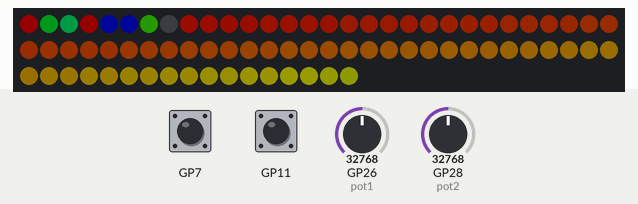
Recording of a program running on a simulated Raspberry Pi Pico running CircuitPython. On the bench: 77 RGB LEDs in strip order, left to right, continuing on the next row. The test bench sets the inputs (shaded band); at power-on: GP7 LOW, GP11 LOW, GP26 (pot1) = 32768, GP28 (pot2) = 32768 (analog values on the 0–65535 scale). Dim RGB values are drawn brighter than linear; what the program prints to the serial console is not drawn.

Above: at 3.0 s.
3.1 s: GP7 pulled HIGH for 0.15 s
3.8 s: GP7 pulled HIGH for 1 s
5.4 s: GP11 pulled HIGH for 3.2 s
At 7.24 s:
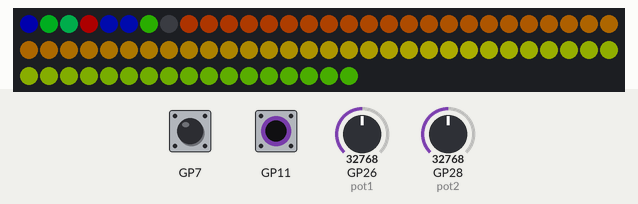
9.2 s: GP7 pulled HIGH for 0.15 s
9.9 s: GP11 pulled HIGH for 0.15 s
At 10.4 s:
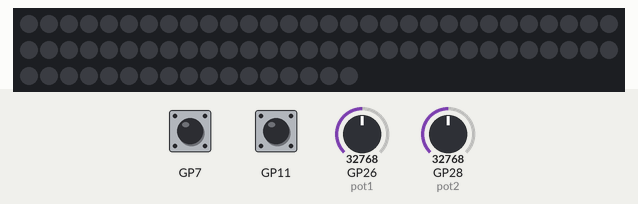
11.5 s: GP11 pulled HIGH for 0.15 s
At 12.91 s:
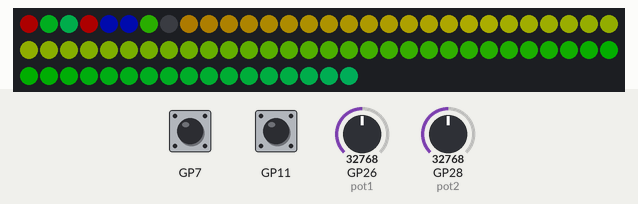
Timing chart, 0 to 13.2 s (numbered marks = the images above; inputs shaded):
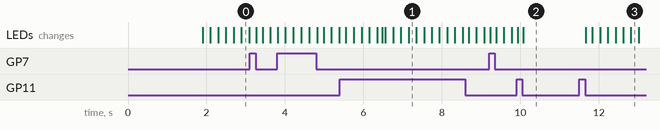

The program:

code.py
```python
"""
# Aegean_sea

> A colorful odyssey through the rainbow.

Configuration is made with the global variables:

SPEED
NUM_COLORS
COLOR_DELTA
HUE_LOWER
HUE_UPPER
BRIGHTNESS
SATURATION

Because the LEDs response is not linear, the HUE is resampled with
a sigmoid curve bounded at (0, 0) and (1, 1) to bias the colors.
The parameter `a` shifts the curve towards red or blue. The paarameter
`b` indicates the growth of the curve.
Some examples:
a = 0.5; b = 1  # Linear
a = 3  ; b = 4  # Biased toward red
a = 1  ; b = 4  # Biased toward blue
"""
import board
import math
import time
import analogio
import digitalio
from nprainbow import NeoPixelRainbow


# NEOPIXEL CONSTANTS
PIXEL_PIN = board.GP18  # Neopixel pin
NUM_PIXELS = 77  # Number of NeoPixels
MAX_CURRENT = 2.5  # Power source max current
LED_MAX_CURRENT = 0.02  # 20 mA LED max current

# NEOPIXEL INITIAL CONFIGURATION
SPEED = 0.1  # Transition speed
NUM_COLORS = 256  # Number of colors in the table
COLOR_DELTA = 0.3  # Hue delta (begining of the strip <=> end of the strip)
HUE_LOWER = 0.0  # Hue offset initial color
HUE_UPPER = 1.0  # Hue offset final color
BRIGHTNESS = 0.2  # Initial brightness
SATURATION = 1.0  # Initial saturation

# CONFIGURATION RANGES
SPEED_RANGE = (-64, 64)
COLOR_DELTA_RANGE = (-20, 20)
UNIT_RANGE = (0, 1.0)
MAX_BRIGHTNESS = MAX_CURRENT / NUM_PIXELS / LED_MAX_CURRENT
MAX_BRIGHTNESS = 1 if MAX_BRIGHTNESS > 1 else MAX_BRIGHTNESS
MAX_BRIGHTNESS = 0.01 if MAX_BRIGHTNESS <= 0 else MAX_BRIGHTNESS
BRIGHTNESS_RANGE = (0, MAX_BRIGHTNESS)

# Super users only
SIGMOID_A = 3  # Hue bias parameter a
SIGMOID_B = 5  # Hue bias parameter b

# BUTTONS CONFIGURATION
BTN1_PIN = board.GP11  # Mode button
BTN2_PIN = board.GP7  # On/Off/Reset button
POT1_PIN = board.A0
POT2_PIN = board.A2

# Peripherals
class ClickButton:
    PRESSED = "PRESSED"
    RELEASED = "RELEASED"

    def __init__(
        self,
        pin,
        press_callback=lambda: None,
        release_callback=lambda: None,
        hold_callback=lambda: None,
        hold_callback_timeout=1,
    ):
        self.button = digitalio.DigitalInOut(pin)
        self.button.direction = digitalio.Direction.INPUT
        self.button.pull = digitalio.Pull.DOWN
        self.pin = pin
        self._value = self.button.value
        self._previous_value = self.button.value
        self.press_callback = press_callback
        self.release_callback = release_callback
        self.hold_callback = hold_callback
        self.hold_callback_timeout = hold_callback_timeout
        self.skip_release = False
        self.holding = False
        self.holding_tick = 0

    def update(self):
        self._previous_value = self._value
        self._value = self.button.value
        if self._previous_value != self._value:
            if self._value:
                self.press_callback()
                self.holding = True
                self.holding_tick = time.monotonic()
            else:
                if self.skip_release:
                    self.skip_release = False
                    return
                self.release_callback()
                self.holding = False
        else:
            if (
                self.holding
                and time.monotonic() - self.holding_tick > self.hold_callback_timeout
            ):
                self.hold_callback()
                self.holding = False
                self.skip_release = True


class Potentiometer:
    change_threshold = 300
    _min_value = 2000
    _max_value = 63500
    window_size = 16

    def __init__(
        self,
        analog_in,
        initial_value,
        value_range,
        callback,
        profile="linear",
        name=None,
    ):
        self.analog_in = analog_in
        self.initial_value = initial_value
        self._delta = self._max_value - self._min_value
        self.min_value = value_range[0]
        self.max_value = value_range[1]
        self.delta = self.max_value - self.min_value
        self.callback = callback
        self.name = name
        self.profile = profile
        if self.profile == "linear":
            self._profile = lambda x: x
        elif self.profile == "quadratic":
            self._profile = lambda x: x ** 2
        elif self.profile == "cubic":
            self._profile = lambda x: x ** 3
        elif self.profile == "symmetric_cubic":
            self._profile = lambda x: (((2 * x) - 1) ** 3 + 1) / 2
        elif self.profile == "symmetric_fifth":
            self._profile = lambda x: (((2 * x) - 1) ** 5 + 1) / 2
        elif self.profile == "symmetric_seventh":
            self._profile = lambda x: (((2 * x) - 1) ** 5 + 1) / 2
        else:
            raise NotImplemented(f"Profile {self.profile} not implemented")
        self.window = [self.analog_in.value for _ in range(self.window_size)]
        self.locked = False
        self.lock(self.initial_value)
        self.previous_raw_value = self.raw_value

    def update(self):
        if not self.locked:
            self.window.pop(0)
            self.window.append(self.analog_in.value)
            raw_value = self.raw_value
            val_diff = abs(self.previous_raw_value - raw_value)
            if val_diff > self.change_threshold:
                self.previous_raw_value = raw_value
                self.callback(self.value)
                return True
        else:
            val_diff = abs(self.locked_raw_value - self.analog_in.value)
            if val_diff < 5 * self.change_threshold:
                self.unlock()
        return False

    @property
    def raw_value(self):
        if self.locked:
            return self.locked_raw_value
        return sum(self.window) / self.window_size

    @property
    def bound_value(self):
        bound_value = (self.raw_value - self._min_value) / self._delta
        if bound_value < 0:
            return 0
        elif bound_value > 1:
            return 1
        return bound_value

    @property
    def value(self):
        return self.transform(self.bound_value)

    def transform(self, value):
        return self._profile(value) * self.delta + self.min_value

    def __str__(self):
        return f"{self.name}: {self.value}"

    def lock(self, value=None):
        if value is not None:
            self.locked_raw_value = self.bisection(
                lambda x: self.transform((x - self._min_value) / self._delta) - value,
                0,
                1e8,
                1000,
                100,
            )
            self.locked = True
        elif not self.locked:
            self.locked_raw_value = self.raw_value
            self.locked = True

    def unlock(self):
        self.locked = False

    @staticmethod
    def bisection(f, a, b, epsilon, N):
        """
        https://personal.math.ubc.ca/~pwalls/math-python/roots-optimization/bisection/
        Approximate solution of f(x)=0 on interval [a,b] by bisection method.

        Parameters
        ----------
        f : function
            The function for which we are trying to approximate a solution f(x)=0.
        a,b : numbers
            The interval in which to search for a solution. The function returns
            None if f(a)*f(b) >= 0 since a solution is not guaranteed.
        N : (positive) integer
            The number of iterations to implement.

        Returns
        -------
        x_N : number
            The midpoint of the Nth interval computed by the bisection method. The
            initial interval [a_0,b_0] is given by [a,b]. If f(m_n) == 0 for some
            midpoint m_n = (a_n + b_n)/2, then the function returns this solution.
            If all signs of values f(a_n), f(b_n) and f(m_n) are the same at any
            iteration, the bisection method fails and return None.

        Examples
        --------
        >>> f = lambda x: x**2 - x - 1
        >>> bisection(f,1,2,25)
        1.618033990263939
        >>> f = lambda x: (2*x - 1)*(x - 3)
        >>> bisection(f,0,1,10)
        0.5
        """
        if f(a) * f(b) >= 0:
            return None
        a_n = a
        b_n = b
        for n in range(1, N + 1):
            m_n = (a_n + b_n) / 2
            f_m_n = f(m_n)
            if f(a_n) * f_m_n < 0:
                a_n = a_n
                b_n = m_n
            elif f(b_n) * f_m_n < 0:
                a_n = m_n
                b_n = b_n
            elif abs(f_m_n) < epsilon:
                return m_n
            else:
                return None
        return (a_n + b_n) / 2


class PotSequence:
    n_colors = 64

    def __init__(self, modes, pixels, indicator_timeout=5):
        self.modes = modes
        self.current_index = 0
        self.pixels = pixels
        self.indicator_timeout = indicator_timeout
        self.all_pots = [pot for mode in self.modes for pot in mode["pots"]]
        self.n_indicators = 1 + len(self.all_pots)
        self._timeout = time.monotonic() + self.indicator_timeout
        self.color_table = NeoPixelRainbow.create_color_table(
            steps=int(
                3 * self.n_colors / 2
            ),  # Final color should be blue. Psst thiss just a trick
            saturation=1.0,
        )
        print(self)

    def __str__(self):
        return "################\n" + "\n".join([str(pot) for pot in self.all_pots])

    def reset(self):
        for pot in self.all_pots:
            pot.lock(pot.initial_value)
            pot.callback(pot.initial_value)
        print(self)

    def next(self):
        print(self)
        for pot in self.modes[self.current_index]["pots"]:
            pot.lock()
        self.current_index = (self.current_index + 1) % len(self.modes)
        self._timeout = time.monotonic() + self.indicator_timeout

    def update(self):
        has_changed = False
        for pot in self.modes[self.current_index]["pots"]:
            has_changed |= pot.update()
        if has_changed:
            self._timeout = time.monotonic() + self.indicator_timeout
        if self._timeout != 0:
            if time.monotonic() < self._timeout:
                self.pixels[0] = self.modes[self.current_index]["color"]
                for i, pot in enumerate(self.all_pots):
                    color_idx = math.floor((self.n_colors - 1) * pot.bound_value)
                    self.pixels[i + 1] = list(
                        self.color_table[3 * color_idx : 3 * (color_idx + 1)]
                    )
                self.pixels[self.n_indicators] = [0, 0, 0]
            else:
                self._timeout = 0


# Functions
def locked_sigmoid(x, a, b):
    """
    Sigmoid function that is locked to (0, 0) and (1, 1).
    """
    k = (1 + math.exp(a)) * (1 + math.exp(a - b)) / (math.exp(a) - math.exp(a - b))
    C = -k / (1 + math.exp(a))
    return k / (1 + (math.exp(a - b * x))) + C


# Sweet main
def main():
    pixels = NeoPixelRainbow(
        PIXEL_PIN,
        NUM_PIXELS,
        brightness=0.1,
        color_delta=COLOR_DELTA,
        initial_hue=HUE_LOWER,
        hue_range=(HUE_LOWER, HUE_UPPER),
        speed=SPEED,
        steps=NUM_COLORS,
        saturation=1.0,
        hue_fn=lambda x: locked_sigmoid(x, SIGMOID_A, SIGMOID_B),
        auto_write=False,
    )

    pot1 = analogio.AnalogIn(POT1_PIN)
    pot2 = analogio.AnalogIn(POT2_PIN)

    pot_speed = Potentiometer(
        pot1,
        SPEED,
        SPEED_RANGE,
        callback=lambda value: setattr(pixels, "speed", value),
        profile="symmetric_cubic",
        name="Speed",
    )
    pot_color_delta = Potentiometer(
        pot2,
        COLOR_DELTA,
        COLOR_DELTA_RANGE,
        callback=lambda value: setattr(pixels, "color_delta", value),
        profile="symmetric_cubic",
        name="Color Delta",
    )
    pot_hue_lower = Potentiometer(
        pot1,
        HUE_LOWER,
        UNIT_RANGE,
        callback=lambda value: setattr(
            pixels,
            "hue_range",
            (value, pixels.hue_range[1]),
        ),
        profile="linear",
        name="Hue Lower",
    )
    pot_hue_delta = Potentiometer(
        pot2,
        HUE_UPPER,
        UNIT_RANGE,
        callback=lambda value: setattr(
            pixels, "hue_range", (pixels.hue_range[0], value)
        ),
        profile="linear",
        name="Hue Delta",
    )
    pot_sat = Potentiometer(
        pot1,
        SATURATION,
        UNIT_RANGE,
        callback=lambda value: setattr(pixels, "saturation", value),
        profile="linear",
        name="Saturation",
    )
    pot_bright = Potentiometer(
        pot2,
        BRIGHTNESS,
        BRIGHTNESS_RANGE,
        callback=lambda value: setattr(pixels, "brightness", value),
        profile="quadratic",
        name="Brightness",
    )
    pot_sequence = PotSequence(
        [
            {"color": (255, 0, 0), "pots": [pot_speed, pot_color_delta]},
            {"color": (0, 255, 0), "pots": [pot_hue_lower, pot_hue_delta]},
            {"color": (0, 0, 255), "pots": [pot_sat, pot_bright]},
        ],
        pixels=pixels,
        indicator_timeout=5,
    )

    btn1 = ClickButton(
        BTN1_PIN,
        release_callback=lambda: setattr(
            pixels,
            "brightness",
            0 if pixels.brightness != 0 else pot_bright.value,
        ),
        hold_callback=lambda: pot_sequence.reset(),
        hold_callback_timeout=1,
    )
    btn2 = ClickButton(
        BTN2_PIN,
        release_callback=lambda: pot_sequence.next(),
    )

    # Mainloop
    while True:
        btn1.update()
        btn2.update()
        pixels.update()
        for i in range(5):
            pot_sequence.update()
        pixels.show()


def test():
    pot1 = analogio.AnalogIn(POT1_PIN)
    pot2 = analogio.AnalogIn(POT2_PIN)

    pot_speed = Potentiometer(
        pot1,
        SPEED,
        SPEED_RANGE,
        callback=print,
        profile="symmetric_cubic",
        name="Speed",
    )
    while True:
        pot_speed.update()
    # pot_color_delta = Potentiometer(
    #     pot2,
    #     COLOR_DELTA,
    #     COLOR_DELTA_RANGE,
    #     callback=print,
    #     profile="symmetric_cubic",
    #     name="Color Delta",
    # )


if __name__ == "__main__":
    main()
    # test()
```

Source omitted: nprainbow.py (4790 bytes)

Measured:
- after the input at 9.9 s, the LEDs: first differ from a run without the input after 0.17 s (image 2)
- after the input at 11.5 s, the LEDs: first change after 0.17 s (image 3 shows a later state)
